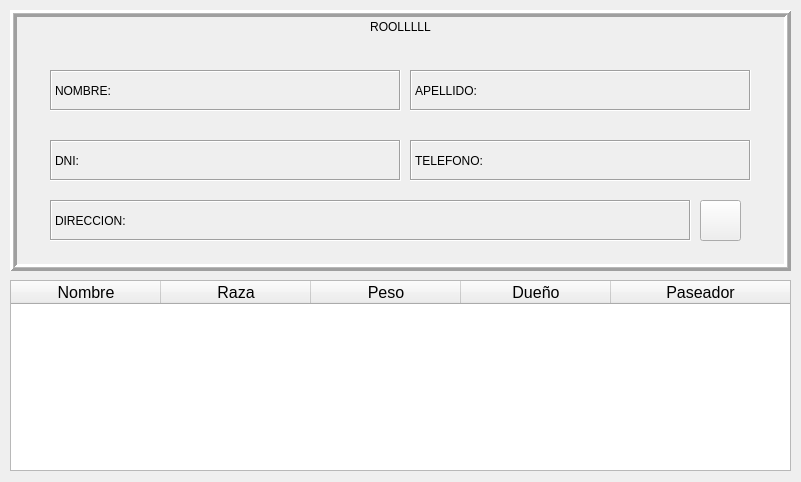
<?xml version="1.0" encoding="UTF-8"?>
<ui version="4.0">
 <class>DETALLES</class>
 <widget class="QWidget" name="DETALLES">
  <property name="geometry">
   <rect>
    <x>0</x>
    <y>0</y>
    <width>801</width>
    <height>482</height>
   </rect>
  </property>
  <property name="windowTitle">
   <string>DETALLES</string>
  </property>
  <property name="windowIcon">
   <iconset>
    <normaloff>Ico_Mascota.png</normaloff>Ico_Mascota.png</iconset>
  </property>
  <widget class="QTableWidget" name="tabla_mascota">
   <property name="geometry">
    <rect>
     <x>10</x>
     <y>280</y>
     <width>781</width>
     <height>191</height>
    </rect>
   </property>
   <attribute name="horizontalHeaderCascadingSectionResizes">
    <bool>true</bool>
   </attribute>
   <attribute name="horizontalHeaderDefaultSectionSize">
    <number>150</number>
   </attribute>
   <attribute name="horizontalHeaderMinimumSectionSize">
    <number>100</number>
   </attribute>
   <attribute name="horizontalHeaderShowSortIndicator" stdset="0">
    <bool>true</bool>
   </attribute>
   <attribute name="horizontalHeaderStretchLastSection">
    <bool>true</bool>
   </attribute>
   <attribute name="verticalHeaderVisible">
    <bool>true</bool>
   </attribute>
   <column>
    <property name="text">
     <string>Nombre</string>
    </property>
    <property name="font">
     <font>
      <family>Arial</family>
      <pointsize>12</pointsize>
     </font>
    </property>
    <property name="textAlignment">
     <set>AlignHCenter|AlignVCenter|AlignCenter</set>
    </property>
   </column>
   <column>
    <property name="text">
     <string>Raza</string>
    </property>
    <property name="font">
     <font>
      <family>Arial</family>
      <pointsize>12</pointsize>
     </font>
    </property>
    <property name="textAlignment">
     <set>AlignHCenter|AlignVCenter|AlignCenter</set>
    </property>
   </column>
   <column>
    <property name="text">
     <string>Peso</string>
    </property>
    <property name="font">
     <font>
      <family>Arial</family>
      <pointsize>12</pointsize>
     </font>
    </property>
    <property name="textAlignment">
     <set>AlignHCenter|AlignVCenter|AlignCenter</set>
    </property>
   </column>
   <column>
    <property name="text">
     <string>Dueño</string>
    </property>
    <property name="font">
     <font>
      <family>Arial</family>
      <pointsize>12</pointsize>
     </font>
    </property>
    <property name="textAlignment">
     <set>AlignHCenter|AlignVCenter|AlignCenter</set>
    </property>
   </column>
   <column>
    <property name="text">
     <string>Paseador</string>
    </property>
    <property name="font">
     <font>
      <family>Arial</family>
      <pointsize>12</pointsize>
     </font>
    </property>
    <property name="textAlignment">
     <set>AlignHCenter|AlignVCenter|AlignCenter</set>
    </property>
   </column>
  </widget>
  <widget class="QLabel" name="titulo">
   <property name="geometry">
    <rect>
     <x>10</x>
     <y>10</y>
     <width>781</width>
     <height>261</height>
    </rect>
   </property>
   <property name="frameShape">
    <enum>QFrame::Box</enum>
   </property>
   <property name="frameShadow">
    <enum>QFrame::Raised</enum>
   </property>
   <property name="lineWidth">
    <number>3</number>
   </property>
   <property name="midLineWidth">
    <number>1</number>
   </property>
   <property name="text">
    <string>ROOLLLLL</string>
   </property>
   <property name="alignment">
    <set>Qt::AlignHCenter|Qt::AlignTop</set>
   </property>
  </widget>
  <widget class="QLabel" name="label">
   <property name="geometry">
    <rect>
     <x>50</x>
     <y>70</y>
     <width>351</width>
     <height>41</height>
    </rect>
   </property>
   <property name="frameShape">
    <enum>QFrame::Box</enum>
   </property>
   <property name="frameShadow">
    <enum>QFrame::Sunken</enum>
   </property>
   <property name="text">
    <string>NOMBRE: </string>
   </property>
  </widget>
  <widget class="QLabel" name="label_2">
   <property name="geometry">
    <rect>
     <x>410</x>
     <y>70</y>
     <width>341</width>
     <height>41</height>
    </rect>
   </property>
   <property name="frameShape">
    <enum>QFrame::Box</enum>
   </property>
   <property name="frameShadow">
    <enum>QFrame::Sunken</enum>
   </property>
   <property name="text">
    <string>APELLIDO: </string>
   </property>
  </widget>
  <widget class="QLabel" name="label_3">
   <property name="geometry">
    <rect>
     <x>50</x>
     <y>140</y>
     <width>351</width>
     <height>41</height>
    </rect>
   </property>
   <property name="frameShape">
    <enum>QFrame::Box</enum>
   </property>
   <property name="frameShadow">
    <enum>QFrame::Sunken</enum>
   </property>
   <property name="text">
    <string>DNI: </string>
   </property>
  </widget>
  <widget class="QLabel" name="label_4">
   <property name="geometry">
    <rect>
     <x>410</x>
     <y>140</y>
     <width>341</width>
     <height>41</height>
    </rect>
   </property>
   <property name="frameShape">
    <enum>QFrame::Box</enum>
   </property>
   <property name="frameShadow">
    <enum>QFrame::Sunken</enum>
   </property>
   <property name="text">
    <string>TELEFONO: </string>
   </property>
  </widget>
  <widget class="QLabel" name="label_5">
   <property name="geometry">
    <rect>
     <x>50</x>
     <y>200</y>
     <width>641</width>
     <height>41</height>
    </rect>
   </property>
   <property name="frameShape">
    <enum>QFrame::Box</enum>
   </property>
   <property name="frameShadow">
    <enum>QFrame::Sunken</enum>
   </property>
   <property name="text">
    <string>DIRECCION: </string>
   </property>
  </widget>
  <widget class="QPushButton" name="pushButton">
   <property name="geometry">
    <rect>
     <x>700</x>
     <y>200</y>
     <width>41</width>
     <height>41</height>
    </rect>
   </property>
   <property name="cursor">
    <cursorShape>PointingHandCursor</cursorShape>
   </property>
   <property name="autoFillBackground">
    <bool>false</bool>
   </property>
   <property name="text">
    <string/>
   </property>
   <property name="icon">
    <iconset>
     <normaloff>maps-icon.png</normaloff>maps-icon.png</iconset>
   </property>
   <property name="iconSize">
    <size>
     <width>35</width>
     <height>35</height>
    </size>
   </property>
  </widget>
  <widget class="QLabel" name="direccion">
   <property name="geometry">
    <rect>
     <x>140</x>
     <y>200</y>
     <width>441</width>
     <height>41</height>
    </rect>
   </property>
   <property name="text">
    <string/>
   </property>
  </widget>
  <widget class="QLabel" name="dni">
   <property name="geometry">
    <rect>
     <x>80</x>
     <y>140</y>
     <width>291</width>
     <height>41</height>
    </rect>
   </property>
   <property name="text">
    <string/>
   </property>
  </widget>
  <widget class="QLabel" name="nombre">
   <property name="geometry">
    <rect>
     <x>110</x>
     <y>70</y>
     <width>291</width>
     <height>41</height>
    </rect>
   </property>
   <property name="text">
    <string/>
   </property>
  </widget>
  <widget class="QLabel" name="telefono">
   <property name="geometry">
    <rect>
     <x>480</x>
     <y>140</y>
     <width>261</width>
     <height>41</height>
    </rect>
   </property>
   <property name="text">
    <string/>
   </property>
  </widget>
  <widget class="QLabel" name="apellido">
   <property name="geometry">
    <rect>
     <x>470</x>
     <y>70</y>
     <width>271</width>
     <height>41</height>
    </rect>
   </property>
   <property name="text">
    <string/>
   </property>
  </widget>
  <zorder>titulo</zorder>
  <zorder>tabla_mascota</zorder>
  <zorder>label</zorder>
  <zorder>label_2</zorder>
  <zorder>label_3</zorder>
  <zorder>label_4</zorder>
  <zorder>label_5</zorder>
  <zorder>pushButton</zorder>
  <zorder>direccion</zorder>
  <zorder>dni</zorder>
  <zorder>nombre</zorder>
  <zorder>telefono</zorder>
  <zorder>apellido</zorder>
 </widget>
 <resources/>
 <connections/>
</ui>
